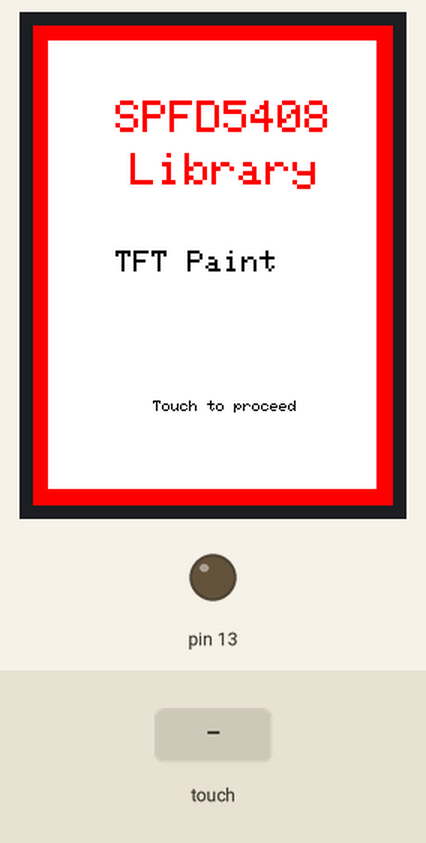
This sketch was run on a simulated Arduino Uno, built with avr-gcc and run on an emulated ATmega328P. Shown: 240×320 colour display, output pins drawn as LEDs (lit = HIGH). The test bench sets the inputs (shaded band). What the sketch prints to the serial monitor is not drawn.

Above: at 1.0 s.
1.1 s: touch panel pressed at 13 % / 10 % of its raw x / y range
At 1.28 s:
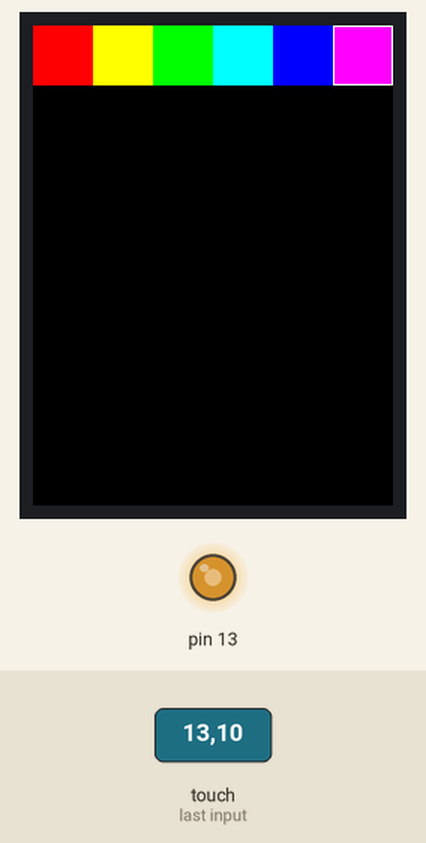
At 2.5 s:
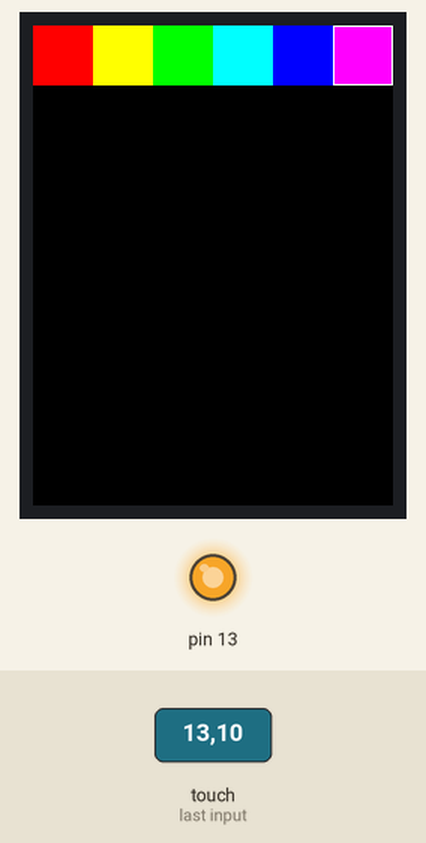
2.8 s: touch panel pressed at 13 % / 30 % of its raw x / y range
At 2.93 s:
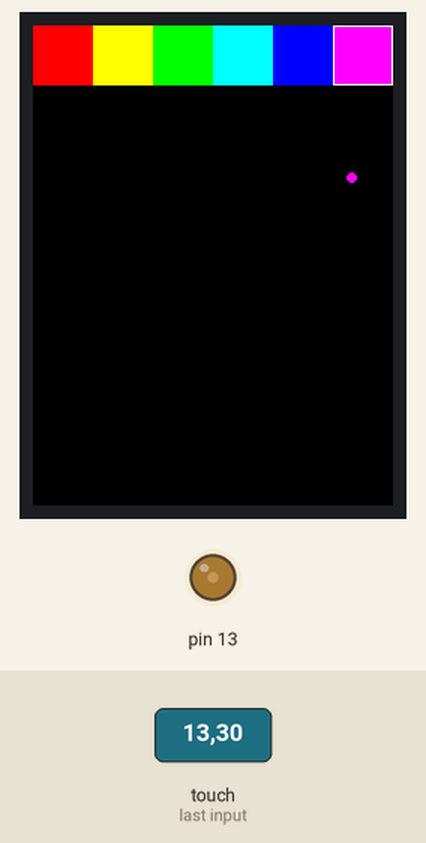
Timing chart, 0 to 5.8 s (numbered marks = the images above; inputs shaded):
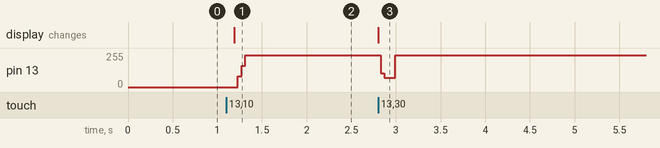

Measured:
- after the input at 1.1 s, pin 13: 0/255 → 237/255 after 0.13 s; the display: changes after 0.09 s (image 1)
- after the input at 2.8 s, pin 13: 237/255 → 69/255 at once, → 237/255 0.16 s later; the display: changes at once (image 3)

The sketch:

test_write_lcd.ino.ino
```cpp
// Paint example specifically for the TFTLCD breakout board.
// If using the Arduino shield, use the tftpaint_shield.pde sketch instead!
// DOES NOT CURRENTLY WORK ON ARDUINO LEONARDO

// Modified for SPFD5408 Library by Joao Lopes
// Version 0.9.2 - Rotation for Mega

// *** SPFD5408 change -- Begin
#include <SPFD5408_Adafruit_GFX.h>    // Core graphics library
#include <SPFD5408_Adafruit_TFTLCD.h> // Hardware-specific library
#include <SPFD5408_TouchScreen.h>
// *** SPFD5408 change -- End

#if defined(__SAM3X8E__)
    #undef __FlashStringHelper::F(string_literal)
    #define F(string_literal) string_literal
#endif

// When using the BREAKOUT BOARD only, use these 8 data lines to the LCD:
// For the Arduino Uno, Duemilanove, Diecimila, etc.:
//   D0 connects to digital pin 8  (Notice these are
//   D1 connects to digital pin 9   NOT in order!)
//   D2 connects to digital pin 2
//   D3 connects to digital pin 3
//   D4 connects to digital pin 4
//   D5 connects to digital pin 5
//   D6 connects to digital pin 6
//   D7 connects to digital pin 7

// For the Arduino Mega, use digital pins 22 through 29
// (on the 2-row header at the end of the board).
//   D0 connects to digital pin 22
//   D1 connects to digital pin 23
//   D2 connects to digital pin 24
//   D3 connects to digital pin 25
//   D4 connects to digital pin 26
//   D5 connects to digital pin 27
//   D6 connects to digital pin 28
//   D7 connects to digital pin 29

// For the Arduino Due, use digital pins 33 through 40
// (on the 2-row header at the end of the board).
//   D0 connects to digital pin 33
//   D1 connects to digital pin 34
//   D2 connects to digital pin 35
//   D3 connects to digital pin 36
//   D4 connects to digital pin 37
//   D5 connects to digital pin 38
//   D6 connects to digital pin 39
//   D7 connects to digital pin 40

#define YP A1  // must be an analog pin, use "An" notation!
#define XM A2  // must be an analog pin, use "An" notation!
#define YM 7   // can be a digital pin
#define XP 6   // can be a digital pin

// Original values
//#define TS_MINX 150
//#define TS_MINY 120
//#define TS_MAXX 920
//#define TS_MAXY 940

// Calibrate values
#define TS_MINX 125
#define TS_MINY 85
#define TS_MAXX 965
#define TS_MAXY 905

// For better pressure precision, we need to know the resistance
// between X+ and X- Use any multimeter to read it
// For the one we're using, its 300 ohms across the X plate
TouchScreen ts = TouchScreen(XP, YP, XM, YM, 300);

#define LCD_CS A3
#define LCD_CD A2
#define LCD_WR A1
#define LCD_RD A0
// optional
#define LCD_RESET A4

// Assign human-readable names to some common 16-bit color values:
#define	BLACK   0x0000
#define	BLUE    0x001F
#define	RED     0xF800
#define	GREEN   0x07E0
#define CYAN    0x07FF
#define MAGENTA 0xF81F
#define YELLOW  0xFFE0
#define WHITE   0xFFFF


Adafruit_TFTLCD tft(LCD_CS, LCD_CD, LCD_WR, LCD_RD, LCD_RESET);

#define BOXSIZE 40
#define PENRADIUS 3
int oldcolor, currentcolor;

void setup(void) {
  Serial.begin(9600);
  Serial.println(F("Paint!"));

  tft.reset();

  // *** SPFD5408 change -- Begin
  uint16_t identifier = tft.readID();
  Serial.println(identifier,HEX);
//
//  if(identifier == 0x9325) {
//    Serial.println(F("Found ILI9325 LCD driver"));
//  } else if(identifier == 0x9328) {
//    Serial.println(F("Found ILI9328 LCD driver"));
//  } else if(identifier == 0x7575) {
//    Serial.println(F("Found HX8347G LCD driver"));
//  } else if(identifier == 0x9341) {
//    Serial.println(F("Found ILI9341 LCD driver"));
//  } else if(identifier == 0x8357) {
//    Serial.println(F("Found HX8357D LCD driver"));
//  } else {
//    Serial.print(F("Unknown LCD driver chip: "));
//    Serial.println(identifier, HEX);
//    Serial.println(F("If using the Adafruit 2.8\" TFT Arduino shield, the line:"));
//    Serial.println(F("  #define USE_ADAFRUIT_SHIELD_PINOUT"));
//    Serial.println(F("should appear in the library header (Adafruit_TFT.h)."));
//    Serial.println(F("If using the breakout board, it should NOT be #defined!"));
//    Serial.println(F("Also if using the breakout, double-check that all wiring"));
//    Serial.println(F("matches the tutorial."));
//    return;
//  }
//
//  tft.begin(identifier);

  tft.begin(0x9341); // SDFP5408

  tft.setRotation(0); // Need for the Mega, please changed for your choice or rotation initial

  // Border

  drawBorder();

  // Initial screen

  tft.setCursor (55, 50);
  tft.setTextSize (3);
  tft.setTextColor(RED);
  tft.println("SPFD5408");
  tft.setCursor (65, 85);
  tft.println("Library");
  tft.setCursor (55, 150);
  tft.setTextSize (2);
  tft.setTextColor(BLACK);
  tft.println("TFT Paint");

  tft.setCursor (80, 250);
  tft.setTextSize (1);
  tft.setTextColor(BLACK);
  tft.println("Touch to proceed");

  // Wait touch

  waitOneTouch();

// *** SPFD5408 change -- End

  // -- End

  // Paint

  tft.fillScreen(BLACK);

  tft.fillRect(0, 0, BOXSIZE, BOXSIZE, RED);
  tft.fillRect(BOXSIZE, 0, BOXSIZE, BOXSIZE, YELLOW);
  tft.fillRect(BOXSIZE*2, 0, BOXSIZE, BOXSIZE, GREEN);
  tft.fillRect(BOXSIZE*3, 0, BOXSIZE, BOXSIZE, CYAN);
  tft.fillRect(BOXSIZE*4, 0, BOXSIZE, BOXSIZE, BLUE);
  tft.fillRect(BOXSIZE*5, 0, BOXSIZE, BOXSIZE, MAGENTA);
  // tft.fillRect(BOXSIZE*6, 0, BOXSIZE, BOXSIZE, WHITE);

  tft.drawRect(0, 0, BOXSIZE, BOXSIZE, WHITE);
  currentcolor = RED;

  pinMode(13, OUTPUT);
}

#define MINPRESSURE 10
#define MAXPRESSURE 1000

void loop()
{
  digitalWrite(13, HIGH);
  TSPoint p = ts.getPoint();
  digitalWrite(13, LOW);

  // if sharing pins, you'll need to fix the directions of the touchscreen pins
  //pinMode(XP, OUTPUT);
  pinMode(XM, OUTPUT);
  pinMode(YP, OUTPUT);
  //pinMode(YM, OUTPUT);

  // we have some minimum pressure we consider 'valid'
  // pressure of 0 means no pressing!

  if (p.z > MINPRESSURE && p.z < MAXPRESSURE) {
    /*
    Serial.print("X = "); Serial.print(p.x);
    Serial.print("\tY = "); Serial.print(p.y);
    Serial.print("\tPressure = "); Serial.println(p.z);
    */

    if (p.y < (TS_MINY-5)) {
      Serial.println("erase");
      // press the bottom of the screen to erase
      tft.fillRect(0, BOXSIZE, tft.width(), tft.height()-BOXSIZE, BLACK);
    }
    // scale from 0->1023 to tft.width

    // *** SPFD5408 change -- Begin
    // Bug in in original code
   // Serial.print("before map ");Serial.print(p.x);Serial.print("-");Serial.println(p.y);
    //p.x = map(p.y, TS_MINY, TS_MAXY, 0, tft.height());
    p.x = tft.width() - map(p.x, TS_MINX, TS_MAXX, 0, tft.width());
    // *** SPFD5408 change -- End
    p.y = map(p.y, TS_MINY, TS_MAXY, 0, tft.height());;

    /*
    Serial.print("("); Serial.print(p.x);
    Serial.print(", "); Serial.print(p.y);
    Serial.println(")");
    */
    if (p.y < BOXSIZE) {
       oldcolor = currentcolor;

       if (p.x < BOXSIZE) {
         currentcolor = RED;
         tft.drawRect(0, 0, BOXSIZE, BOXSIZE, WHITE);
       } else if (p.x < BOXSIZE*2) {
         currentcolor = YELLOW;
         tft.drawRect(BOXSIZE, 0, BOXSIZE, BOXSIZE, WHITE);
       } else if (p.x < BOXSIZE*3) {
         currentcolor = GREEN;
         tft.drawRect(BOXSIZE*2, 0, BOXSIZE, BOXSIZE, WHITE);
       } else if (p.x < BOXSIZE*4) {
         currentcolor = CYAN;
         tft.drawRect(BOXSIZE*3, 0, BOXSIZE, BOXSIZE, WHITE);
       } else if (p.x < BOXSIZE*5) {
         currentcolor = BLUE;
         tft.drawRect(BOXSIZE*4, 0, BOXSIZE, BOXSIZE, WHITE);
       } else if (p.x < BOXSIZE*6) {
         currentcolor = MAGENTA;
         tft.drawRect(BOXSIZE*5, 0, BOXSIZE, BOXSIZE, WHITE);
       }

       if (oldcolor != currentcolor) {
          if (oldcolor == RED) tft.fillRect(0, 0, BOXSIZE, BOXSIZE, RED);
          if (oldcolor == YELLOW) tft.fillRect(BOXSIZE, 0, BOXSIZE, BOXSIZE, YELLOW);
          if (oldcolor == GREEN) tft.fillRect(BOXSIZE*2, 0, BOXSIZE, BOXSIZE, GREEN);
          if (oldcolor == CYAN) tft.fillRect(BOXSIZE*3, 0, BOXSIZE, BOXSIZE, CYAN);
          if (oldcolor == BLUE) tft.fillRect(BOXSIZE*4, 0, BOXSIZE, BOXSIZE, BLUE);
          if (oldcolor == MAGENTA) tft.fillRect(BOXSIZE*5, 0, BOXSIZE, BOXSIZE, MAGENTA);
       }
    }
    if (((p.y-PENRADIUS) > BOXSIZE) && ((p.y+PENRADIUS) < tft.height())) {
      tft.fillCircle(p.x, p.y, PENRADIUS, currentcolor);
    }
  }
}

// Wait one touch

TSPoint waitOneTouch() {

  // wait 1 touch to exit function

  TSPoint p;

  do {
    p= ts.getPoint();

    pinMode(XM, OUTPUT); //Pins configures again for TFT control
    pinMode(YP, OUTPUT);

  } while((p.z < MINPRESSURE )|| (p.z > MAXPRESSURE));

  return p;
}


void drawBorder () {

  // Draw a border

  uint16_t width = tft.width() - 1;
  uint16_t height = tft.height() - 1;
  uint8_t border = 10;


  tft.fillScreen(RED);
  tft.fillRect(border, border, (width - border * 2), (height - border * 2), WHITE);

}
```
